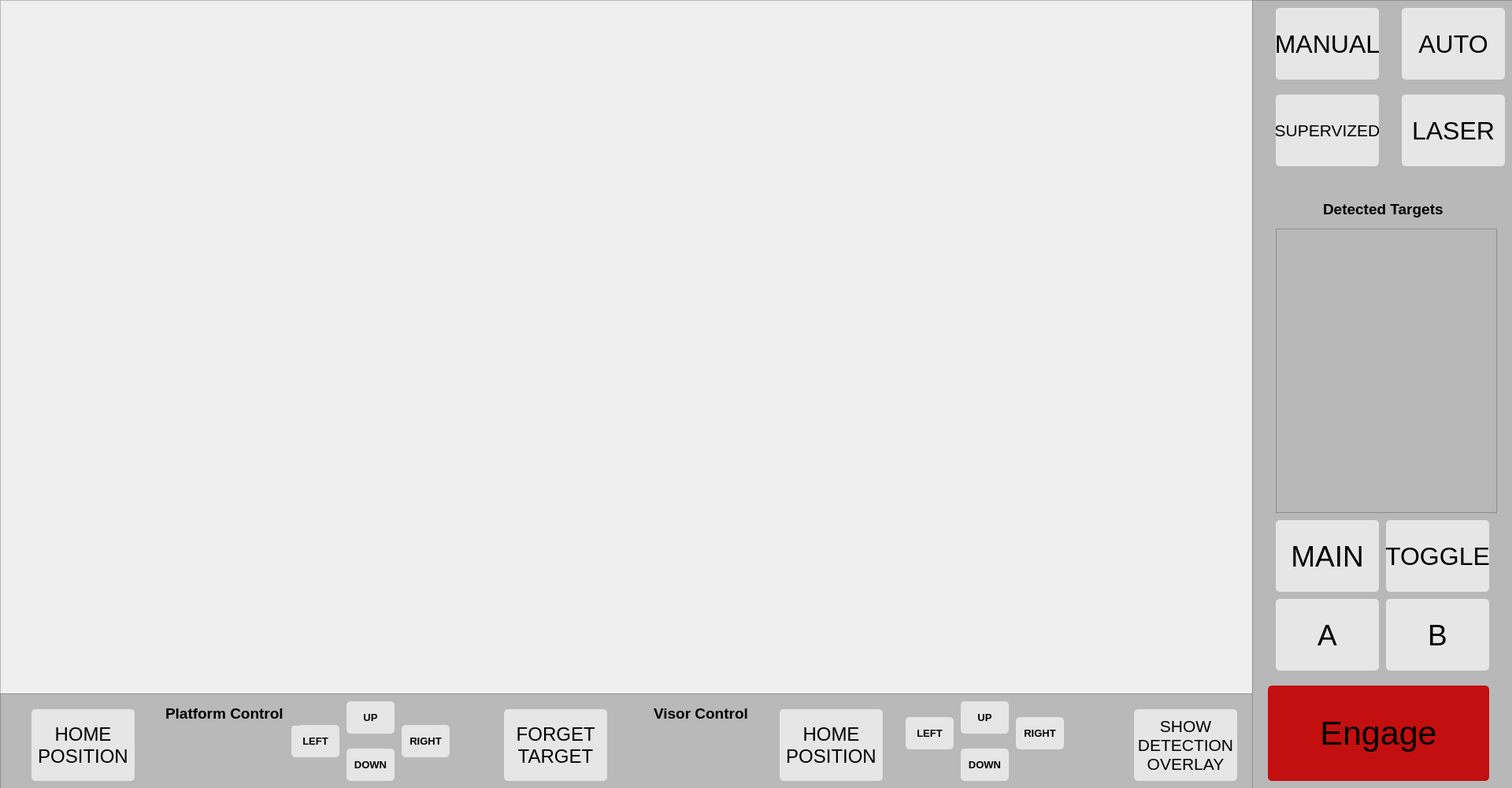
<?xml version="1.0" encoding="UTF-8"?>
<ui version="4.0">
 <class>MainWindow</class>
 <widget class="QMainWindow" name="MainWindow">
  <property name="geometry">
   <rect>
    <x>0</x>
    <y>0</y>
    <width>1920</width>
    <height>1000</height>
   </rect>
  </property>
  <property name="windowTitle">
   <string>Sentinel</string>
  </property>
  <widget class="QWidget" name="centralwidget">
   <widget class="QFrame" name="imageFrame">
    <property name="geometry">
     <rect>
      <x>0</x>
      <y>0</y>
      <width>1591</width>
      <height>881</height>
     </rect>
    </property>
    <property name="autoFillBackground">
     <bool>true</bool>
    </property>
    <property name="frameShape">
     <enum>QFrame::StyledPanel</enum>
    </property>
    <property name="frameShadow">
     <enum>QFrame::Raised</enum>
    </property>
   </widget>
   <widget class="QFrame" name="rightFrame">
    <property name="geometry">
     <rect>
      <x>1590</x>
      <y>0</y>
      <width>331</width>
      <height>1061</height>
     </rect>
    </property>
    <property name="autoFillBackground">
     <bool>false</bool>
    </property>
    <property name="styleSheet">
     <string notr="true">background-color: rgb(184, 184, 184);</string>
    </property>
    <property name="frameShape">
     <enum>QFrame::StyledPanel</enum>
    </property>
    <property name="frameShadow">
     <enum>QFrame::Raised</enum>
    </property>
    <widget class="QPushButton" name="engageBtn">
     <property name="geometry">
      <rect>
       <x>20</x>
       <y>870</y>
       <width>281</width>
       <height>121</height>
      </rect>
     </property>
     <property name="font">
      <font>
       <pointsize>32</pointsize>
      </font>
     </property>
     <property name="acceptDrops">
      <bool>false</bool>
     </property>
     <property name="styleSheet">
      <string notr="true">background-color: rgb(195, 15, 15);
border-radius: 5px</string>
     </property>
     <property name="text">
      <string>Engage</string>
     </property>
    </widget>
    <widget class="QPushButton" name="mainBtn">
     <property name="geometry">
      <rect>
       <x>30</x>
       <y>660</y>
       <width>131</width>
       <height>91</height>
      </rect>
     </property>
     <property name="font">
      <font>
       <family>Arial</family>
       <pointsize>28</pointsize>
      </font>
     </property>
     <property name="styleSheet">
      <string notr="true">background-color: rgb(230, 230, 230);
border-radius: 5px</string>
     </property>
     <property name="text">
      <string>MAIN</string>
     </property>
    </widget>
    <widget class="QPushButton" name="toggleBtn">
     <property name="geometry">
      <rect>
       <x>170</x>
       <y>660</y>
       <width>131</width>
       <height>91</height>
      </rect>
     </property>
     <property name="font">
      <font>
       <pointsize>24</pointsize>
      </font>
     </property>
     <property name="focusPolicy">
      <enum>Qt::StrongFocus</enum>
     </property>
     <property name="acceptDrops">
      <bool>false</bool>
     </property>
     <property name="layoutDirection">
      <enum>Qt::LeftToRight</enum>
     </property>
     <property name="styleSheet">
      <string notr="true">background-color: rgb(230, 230, 230);
border-radius: 5px;
</string>
     </property>
     <property name="text">
      <string>TOGGLE</string>
     </property>
    </widget>
    <widget class="QPushButton" name="aBtn">
     <property name="geometry">
      <rect>
       <x>30</x>
       <y>760</y>
       <width>131</width>
       <height>91</height>
      </rect>
     </property>
     <property name="font">
      <font>
       <pointsize>28</pointsize>
      </font>
     </property>
     <property name="styleSheet">
      <string notr="true">background-color: rgb(230, 230, 230);
border-radius: 5px</string>
     </property>
     <property name="text">
      <string>A</string>
     </property>
    </widget>
    <widget class="QPushButton" name="bBtn">
     <property name="geometry">
      <rect>
       <x>170</x>
       <y>760</y>
       <width>131</width>
       <height>91</height>
      </rect>
     </property>
     <property name="font">
      <font>
       <pointsize>28</pointsize>
      </font>
     </property>
     <property name="styleSheet">
      <string notr="true">background-color: rgb(230, 230, 230);
border-radius: 5px</string>
     </property>
     <property name="text">
      <string>B</string>
     </property>
    </widget>
    <widget class="QPushButton" name="supBtn">
     <property name="geometry">
      <rect>
       <x>30</x>
       <y>120</y>
       <width>131</width>
       <height>91</height>
      </rect>
     </property>
     <property name="font">
      <font>
       <pointsize>16</pointsize>
      </font>
     </property>
     <property name="styleSheet">
      <string notr="true">background-color: rgb(230, 230, 230);
border-radius: 5px</string>
     </property>
     <property name="text">
      <string>SUPERVIZED</string>
     </property>
    </widget>
    <widget class="QPushButton" name="laserBtn">
     <property name="geometry">
      <rect>
       <x>190</x>
       <y>120</y>
       <width>131</width>
       <height>91</height>
      </rect>
     </property>
     <property name="font">
      <font>
       <pointsize>24</pointsize>
      </font>
     </property>
     <property name="styleSheet">
      <string notr="true">background-color: rgb(230, 230, 230);
border-radius: 5px</string>
     </property>
     <property name="text">
      <string>LASER</string>
     </property>
    </widget>
    <widget class="QPushButton" name="autoBtn">
     <property name="geometry">
      <rect>
       <x>190</x>
       <y>10</y>
       <width>131</width>
       <height>91</height>
      </rect>
     </property>
     <property name="font">
      <font>
       <pointsize>24</pointsize>
      </font>
     </property>
     <property name="styleSheet">
      <string notr="true">background-color: rgb(230, 230, 230);
border-radius: 5px</string>
     </property>
     <property name="text">
      <string>AUTO</string>
     </property>
    </widget>
    <widget class="QPushButton" name="manualBtn">
     <property name="geometry">
      <rect>
       <x>30</x>
       <y>10</y>
       <width>131</width>
       <height>91</height>
      </rect>
     </property>
     <property name="font">
      <font>
       <pointsize>24</pointsize>
      </font>
     </property>
     <property name="styleSheet">
      <string notr="true">background-color: rgb(230, 230, 230);
border-radius: 5px</string>
     </property>
     <property name="text">
      <string>MANUAL</string>
     </property>
    </widget>
    <widget class="QListView" name="targetListView">
     <property name="geometry">
      <rect>
       <x>30</x>
       <y>290</y>
       <width>281</width>
       <height>361</height>
      </rect>
     </property>
    </widget>
    <widget class="QLabel" name="label_3">
     <property name="geometry">
      <rect>
       <x>90</x>
       <y>250</y>
       <width>181</width>
       <height>31</height>
      </rect>
     </property>
     <property name="font">
      <font>
       <pointsize>14</pointsize>
       <weight>75</weight>
       <bold>true</bold>
      </font>
     </property>
     <property name="text">
      <string>Detected Targets</string>
     </property>
    </widget>
   </widget>
   <widget class="QFrame" name="botFrame">
    <property name="geometry">
     <rect>
      <x>0</x>
      <y>880</y>
      <width>1591</width>
      <height>161</height>
     </rect>
    </property>
    <property name="autoFillBackground">
     <bool>false</bool>
    </property>
    <property name="styleSheet">
     <string notr="true">background-color: rgb(185, 185, 185);</string>
    </property>
    <property name="frameShape">
     <enum>QFrame::StyledPanel</enum>
    </property>
    <property name="frameShadow">
     <enum>QFrame::Raised</enum>
    </property>
    <widget class="QPushButton" name="home2Btn">
     <property name="geometry">
      <rect>
       <x>40</x>
       <y>20</y>
       <width>131</width>
       <height>91</height>
      </rect>
     </property>
     <property name="font">
      <font>
       <pointsize>18</pointsize>
      </font>
     </property>
     <property name="styleSheet">
      <string notr="true">background-color: rgb(230, 230, 230);
border-radius: 5px</string>
     </property>
     <property name="text">
      <string>HOME
POSITION</string>
     </property>
    </widget>
    <widget class="QPushButton" name="forgetBtn">
     <property name="geometry">
      <rect>
       <x>640</x>
       <y>20</y>
       <width>131</width>
       <height>91</height>
      </rect>
     </property>
     <property name="font">
      <font>
       <pointsize>18</pointsize>
      </font>
     </property>
     <property name="styleSheet">
      <string notr="true">background-color: rgb(230, 230, 230);
border-radius: 5px</string>
     </property>
     <property name="text">
      <string>FORGET 
TARGET</string>
     </property>
    </widget>
    <widget class="QPushButton" name="home1Btn">
     <property name="geometry">
      <rect>
       <x>990</x>
       <y>20</y>
       <width>131</width>
       <height>91</height>
      </rect>
     </property>
     <property name="font">
      <font>
       <pointsize>18</pointsize>
      </font>
     </property>
     <property name="styleSheet">
      <string notr="true">background-color: rgb(230, 230, 230);
border-radius: 5px</string>
     </property>
     <property name="text">
      <string>HOME
POSITION</string>
     </property>
    </widget>
    <widget class="QPushButton" name="overlayBtn">
     <property name="geometry">
      <rect>
       <x>1440</x>
       <y>20</y>
       <width>131</width>
       <height>91</height>
      </rect>
     </property>
     <property name="font">
      <font>
       <pointsize>16</pointsize>
      </font>
     </property>
     <property name="styleSheet">
      <string notr="true">background-color: rgb(230, 230, 230);
border-radius: 5px</string>
     </property>
     <property name="text">
      <string>SHOW 
DETECTION 
OVERLAY</string>
     </property>
    </widget>
    <widget class="QPushButton" name="up2Btn">
     <property name="geometry">
      <rect>
       <x>440</x>
       <y>10</y>
       <width>61</width>
       <height>41</height>
      </rect>
     </property>
     <property name="font">
      <font>
       <pointsize>10</pointsize>
       <weight>75</weight>
       <bold>true</bold>
      </font>
     </property>
     <property name="styleSheet">
      <string notr="true">background-color: rgb(230, 230, 230);
border-radius: 5px</string>
     </property>
     <property name="text">
      <string>UP</string>
     </property>
    </widget>
    <widget class="QPushButton" name="right2Btn">
     <property name="geometry">
      <rect>
       <x>510</x>
       <y>40</y>
       <width>61</width>
       <height>41</height>
      </rect>
     </property>
     <property name="font">
      <font>
       <pointsize>10</pointsize>
       <weight>75</weight>
       <bold>true</bold>
      </font>
     </property>
     <property name="styleSheet">
      <string notr="true">background-color: rgb(230, 230, 230);
border-radius: 5px</string>
     </property>
     <property name="text">
      <string>RIGHT</string>
     </property>
    </widget>
    <widget class="QPushButton" name="left2Btn">
     <property name="geometry">
      <rect>
       <x>370</x>
       <y>40</y>
       <width>61</width>
       <height>41</height>
      </rect>
     </property>
     <property name="font">
      <font>
       <pointsize>10</pointsize>
       <weight>75</weight>
       <bold>true</bold>
      </font>
     </property>
     <property name="styleSheet">
      <string notr="true">background-color: rgb(230, 230, 230);
border-radius: 5px</string>
     </property>
     <property name="text">
      <string>LEFT</string>
     </property>
    </widget>
    <widget class="QPushButton" name="down2Btn">
     <property name="geometry">
      <rect>
       <x>440</x>
       <y>70</y>
       <width>61</width>
       <height>41</height>
      </rect>
     </property>
     <property name="font">
      <font>
       <pointsize>10</pointsize>
       <weight>75</weight>
       <bold>true</bold>
      </font>
     </property>
     <property name="styleSheet">
      <string notr="true">background-color: rgb(230, 230, 230);
border-radius: 5px</string>
     </property>
     <property name="text">
      <string>DOWN</string>
     </property>
    </widget>
    <widget class="QPushButton" name="down1Btn">
     <property name="geometry">
      <rect>
       <x>1220</x>
       <y>70</y>
       <width>61</width>
       <height>41</height>
      </rect>
     </property>
     <property name="font">
      <font>
       <pointsize>10</pointsize>
       <weight>75</weight>
       <bold>true</bold>
      </font>
     </property>
     <property name="styleSheet">
      <string notr="true">background-color: rgb(230, 230, 230);
border-radius: 5px</string>
     </property>
     <property name="text">
      <string>DOWN</string>
     </property>
    </widget>
    <widget class="QPushButton" name="right1Btn">
     <property name="geometry">
      <rect>
       <x>1290</x>
       <y>30</y>
       <width>61</width>
       <height>41</height>
      </rect>
     </property>
     <property name="font">
      <font>
       <pointsize>10</pointsize>
       <weight>75</weight>
       <bold>true</bold>
      </font>
     </property>
     <property name="styleSheet">
      <string notr="true">background-color: rgb(230, 230, 230);
border-radius: 5px</string>
     </property>
     <property name="text">
      <string>RIGHT</string>
     </property>
    </widget>
    <widget class="QPushButton" name="left1Btn">
     <property name="geometry">
      <rect>
       <x>1150</x>
       <y>30</y>
       <width>61</width>
       <height>41</height>
      </rect>
     </property>
     <property name="font">
      <font>
       <pointsize>10</pointsize>
       <weight>75</weight>
       <bold>true</bold>
      </font>
     </property>
     <property name="styleSheet">
      <string notr="true">background-color: rgb(230, 230, 230);
border-radius: 5px</string>
     </property>
     <property name="text">
      <string>LEFT</string>
     </property>
    </widget>
    <widget class="QPushButton" name="up1Btn">
     <property name="geometry">
      <rect>
       <x>1220</x>
       <y>10</y>
       <width>61</width>
       <height>41</height>
      </rect>
     </property>
     <property name="font">
      <font>
       <pointsize>10</pointsize>
       <weight>75</weight>
       <bold>true</bold>
      </font>
     </property>
     <property name="styleSheet">
      <string notr="true">background-color: rgb(230, 230, 230);
border-radius: 5px</string>
     </property>
     <property name="text">
      <string>UP</string>
     </property>
    </widget>
    <widget class="QLabel" name="label">
     <property name="geometry">
      <rect>
       <x>210</x>
       <y>10</y>
       <width>171</width>
       <height>31</height>
      </rect>
     </property>
     <property name="font">
      <font>
       <pointsize>14</pointsize>
       <weight>75</weight>
       <bold>true</bold>
      </font>
     </property>
     <property name="text">
      <string>Platform Control</string>
     </property>
    </widget>
    <widget class="QLabel" name="label_2">
     <property name="geometry">
      <rect>
       <x>830</x>
       <y>10</y>
       <width>131</width>
       <height>31</height>
      </rect>
     </property>
     <property name="font">
      <font>
       <pointsize>14</pointsize>
       <weight>75</weight>
       <bold>true</bold>
      </font>
     </property>
     <property name="text">
      <string>Visor Control</string>
     </property>
    </widget>
   </widget>
  </widget>
 </widget>
 <resources/>
 <connections/>
</ui>
